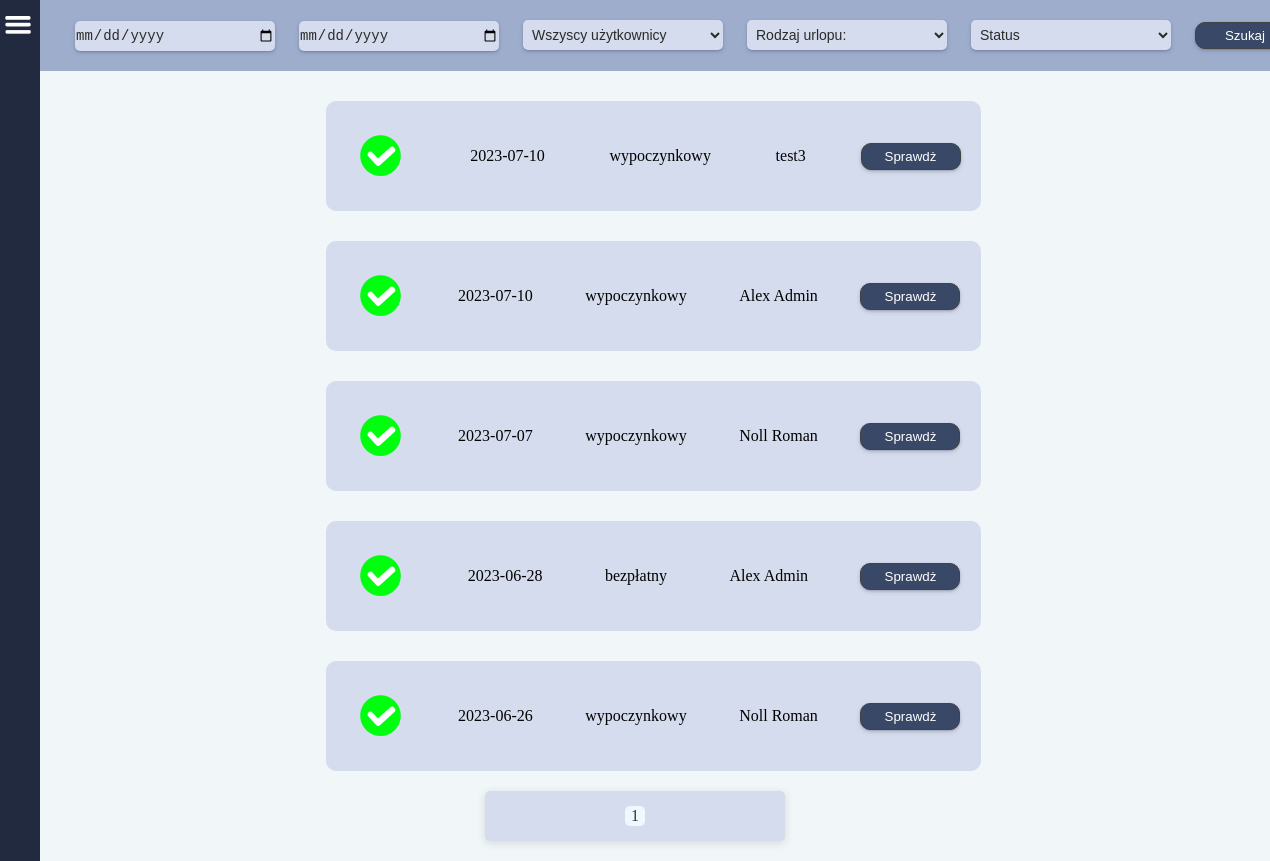
/allVacationRequests/ (signed in), run on an earlier commit of the app's database.
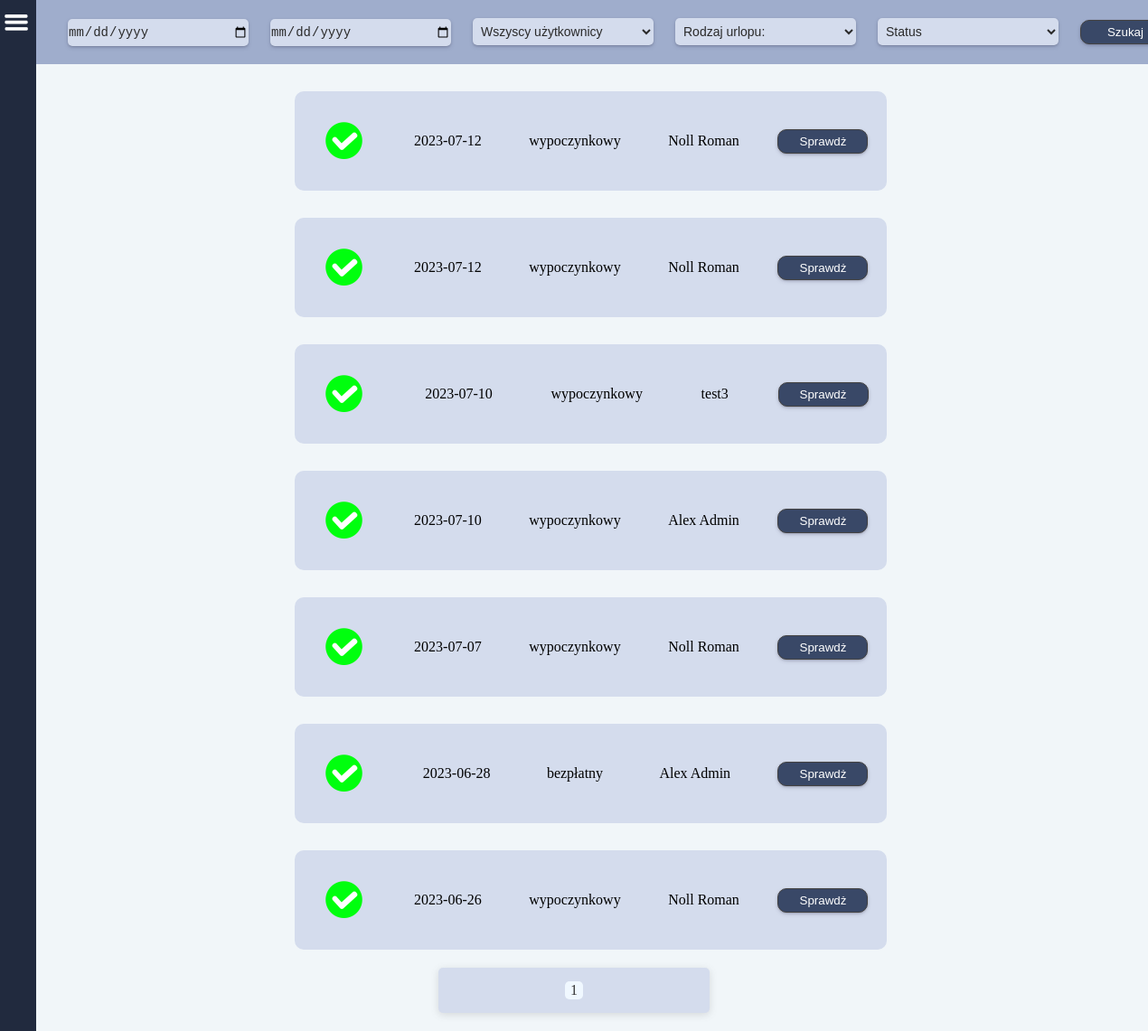
And on a later commit of the database.
### main/models.py (models this page shows, shortened)
class VacationRequest(models.Model):
    v_request = models.ForeignKey(
        Vacations,
        on_delete=models.CASCADE,
    )

class Vacations(models.Model):
    user = models.ForeignKey(
        CustomUser,
        related_name='user',
        on_delete=models.SET_NULL,
        null=True,
        )
    username = models.CharField(
        null=True,
        max_length=50,
        verbose_name='Imię użytkownika',
    )
    year = models.CharField(
        default='0000',
        max_length=4,
        verbose_name='Rok',
    )
    date = models.CharField(
        default='00-00-0000',
        max_length=10,
        verbose_name='Data',
    )
    v_from = models.CharField(
        default='00-00-0000',
        max_length=10,
        verbose_name='Od',
    )
    v_to = models.CharField(
        default='00-00-0000',
        max_length=10,
        verbose_name='Do',
    )
    type = models.CharField(
        null=True,
        max_length=50,
        verbose_name='Typ urlopu',
    )
    actually_days_to_use = models.IntegerField(
        default=0,
        verbose_name='Faktyczny urlop według przepracowanych dni',
    )
    days_used_in_current_year = models.IntegerField(
        default=0,
        verbose_name='Użyto w bieżącym roku',
    )
    days_to_use_in_last_year = models.IntegerField(
        default=0,
        verbose_name='Do użycia w poprzednim roku',
    )
    days_used_in_last_year = models.IntegerField(
        default=0,
        verbose_name='Użyto w poprzednim roku',
    )
    days_planned = models.IntegerField(
        null=True,
        verbose_name='Zaplanowany urlop',
    )
    consideration = models.BooleanField(
        default=False,
        verbose_name='Rozpatrywanie',
    )
    accepted = models.BooleanField(
        default=False,
        verbose_name='Akceptacja',
    )

### main/views.py (the view, shortened to what this page needs)
# urls.py: path('allVacationRequests/', allVacationRequests, name='allVacationRequests'),
def allVacationRequests(request):
    reqs = VacationRequest.objects.all().order_by('-v_request__id')
    users = CustomUser.objects.all().values('username')
    types = [
        'wypoczynkowy',
        'bezpłatny',
    ]
    paginator = Paginator(reqs, 10)
    page_number = request.GET.get('page')
    reqs = paginator.get_page(page_number)
    context = {
       'reqs': reqs,
       'users': users,
       'types': types,
    }
    return render(request, 'all_vacation_requests.html', context)

### main/templatetags/vacation_requests.py (called while the page is built)
@register.simple_tag
def request_quantity():
    reqs = VacationRequest.objects.filter(
        v_request__consideration=True
    ).order_by(
        '-v_request__id'
    ).select_related('v_request')
    return reqs.count()

### main/templates/all_vacation_requests.html (shortened to what this page needs)
{% extends 'base.html' %}
{% load static %}
    {% block content %}
    <div class="filter-container">
        <form method="POST">
            <input class="input_" name="sorted_from" id="datetimepicker" type="date" value="date">
            <input class="input_" name="sorted_to" id="datetimepicker" type="date" value="date">
            <select class="input_"  name="user" placeholder="Pracownicy">
                <option disabled selected value="">Wszyscy użytkownicy</option>
            </select>
            <select class="input_"  name="type">
                <option disabled selected value="">Rodzaj urlopu:</option>
            </select>
            <select class="input_"  name="status">
                <option disabled selected value="">Status</option>
            </select>
            <button class="btn"><p class="btn-title">Szukaj</p></button>
        </form>
    </div>
        {% for r in reqs %}
            <div class="cwo_cont">
                <div class="req_vacations_container">
                    <div class="vacations_mini">
                        {% if r.v_request.consideration is True %}
                            <img src="{% static 'images/question.png' %}" width="50" height="50">
                        {% elif r.v_request.accepted is True %}
                            <img src="{% static 'images/accept.png' %}" width="50" height="50">
                        {% elif r.v_request.accepted is False %}
                            <img src="{% static 'images/close.png' %}" width="50" height="50">
                        {% endif %}
                    </div>
                    <div class="vacations_mini">
                        <p>{{ r.v_request.date }}</p>
                    </div>
                    <div class="vacations_mini">
                        <p>{{ r.v_request.type }}</p>
                    </div>
                    <div class="vacations_mini">
                        <p>{{ r.v_request.username }}</p>
                    </div>
                    <button class="btn">
                        <a href="{% url 'vacationRequest' r.v_request.id %}"><p class="btn-title">Sprawdż</p></a>
                    </button>
                </div>
            </div>
            {% endfor %}
            <div class="pagination">
                <span class="step-links">
                    <span class="current-page"><p>{{ reqs.number }}</p></span>
                </span>
            </div>
    {% endblock %}

What changed in the data, as far as the page shows it:
added VacationRequest: v_request "2023-07-12", v_request.type "wypoczynkowy", v_request.username "Noll Roman"
added VacationRequest: v_request "2023-07-12", v_request.type "wypoczynkowy", v_request.username "Noll Roman"
